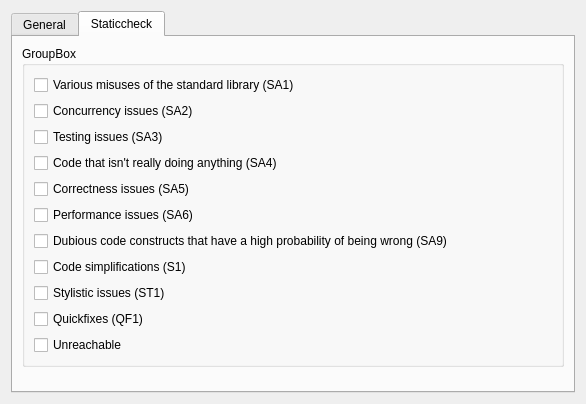
<?xml version="1.0" encoding="UTF-8"?>
<ui version="4.0">
 <class>GolangPlsOption</class>
 <widget class="QWidget" name="GolangPlsOption">
  <property name="geometry">
   <rect>
    <x>0</x>
    <y>0</y>
    <width>586</width>
    <height>404</height>
   </rect>
  </property>
  <property name="windowTitle">
   <string>Form</string>
  </property>
  <layout class="QHBoxLayout" name="horizontalLayout">
   <item>
    <widget class="QTabWidget" name="tabWidget">
     <property name="currentIndex">
      <number>1</number>
     </property>
     <widget class="QWidget" name="tab">
      <attribute name="title">
       <string>General</string>
      </attribute>
     </widget>
     <widget class="QWidget" name="tab_2">
      <attribute name="title">
       <string>Staticcheck</string>
      </attribute>
      <layout class="QVBoxLayout" name="verticalLayout">
       <item>
        <widget class="QGroupBox" name="groupBox">
         <property name="title">
          <string>GroupBox</string>
         </property>
         <layout class="QVBoxLayout" name="verticalLayout_2">
          <item>
           <widget class="QCheckBox" name="sa1CheckBox">
            <property name="text">
             <string>Various misuses of the standard library (SA1)</string>
            </property>
            <property name="checked">
             <bool>false</bool>
            </property>
           </widget>
          </item>
          <item>
           <widget class="QCheckBox" name="sa2CheckBox">
            <property name="text">
             <string>Concurrency issues (SA2)</string>
            </property>
            <property name="checked">
             <bool>false</bool>
            </property>
           </widget>
          </item>
          <item>
           <widget class="QCheckBox" name="sa3CheckBox">
            <property name="text">
             <string>Testing issues (SA3)</string>
            </property>
            <property name="checked">
             <bool>false</bool>
            </property>
           </widget>
          </item>
          <item>
           <widget class="QCheckBox" name="sa4CheckBox">
            <property name="text">
             <string>Code that isn't really doing anything (SA4)</string>
            </property>
            <property name="checked">
             <bool>false</bool>
            </property>
           </widget>
          </item>
          <item>
           <widget class="QCheckBox" name="sa5CheckBox">
            <property name="text">
             <string>Correctness issues (SA5)</string>
            </property>
            <property name="checked">
             <bool>false</bool>
            </property>
           </widget>
          </item>
          <item>
           <widget class="QCheckBox" name="sa6CheckBox">
            <property name="text">
             <string>Performance issues (SA6)</string>
            </property>
            <property name="checked">
             <bool>false</bool>
            </property>
           </widget>
          </item>
          <item>
           <widget class="QCheckBox" name="sa9CheckBox">
            <property name="text">
             <string>Dubious code constructs that have a high probability of being wrong (SA9)</string>
            </property>
            <property name="checked">
             <bool>false</bool>
            </property>
           </widget>
          </item>
          <item>
           <widget class="QCheckBox" name="s1CheckBox">
            <property name="text">
             <string>Code simplifications (S1)</string>
            </property>
            <property name="checked">
             <bool>false</bool>
            </property>
           </widget>
          </item>
          <item>
           <widget class="QCheckBox" name="st1CheckBox">
            <property name="text">
             <string>Stylistic issues (ST1)</string>
            </property>
            <property name="checked">
             <bool>false</bool>
            </property>
           </widget>
          </item>
          <item>
           <widget class="QCheckBox" name="qf1CheckBox">
            <property name="text">
             <string>Quickfixes (QF1)</string>
            </property>
            <property name="checked">
             <bool>false</bool>
            </property>
           </widget>
          </item>
          <item>
           <widget class="QCheckBox" name="checkBox">
            <property name="text">
             <string>Unreachable</string>
            </property>
           </widget>
          </item>
         </layout>
        </widget>
       </item>
       <item>
        <spacer name="verticalSpacer">
         <property name="orientation">
          <enum>Qt::Vertical</enum>
         </property>
         <property name="sizeHint" stdset="0">
          <size>
           <width>20</width>
           <height>40</height>
          </size>
         </property>
        </spacer>
       </item>
      </layout>
     </widget>
    </widget>
   </item>
  </layout>
 </widget>
 <resources/>
 <connections/>
</ui>
